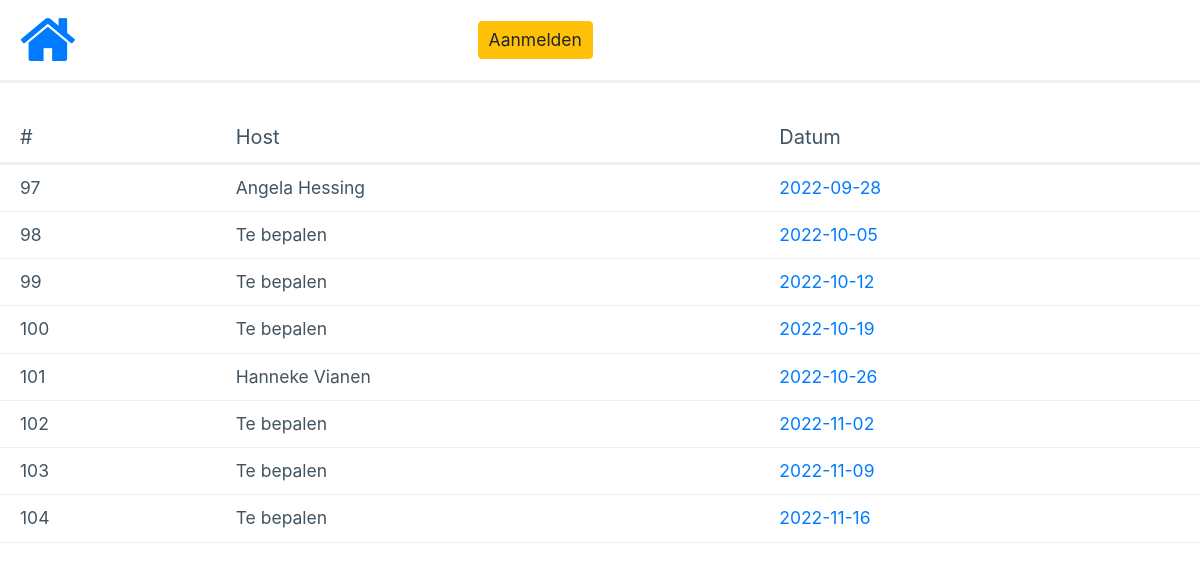
The app's page /events/, older data.
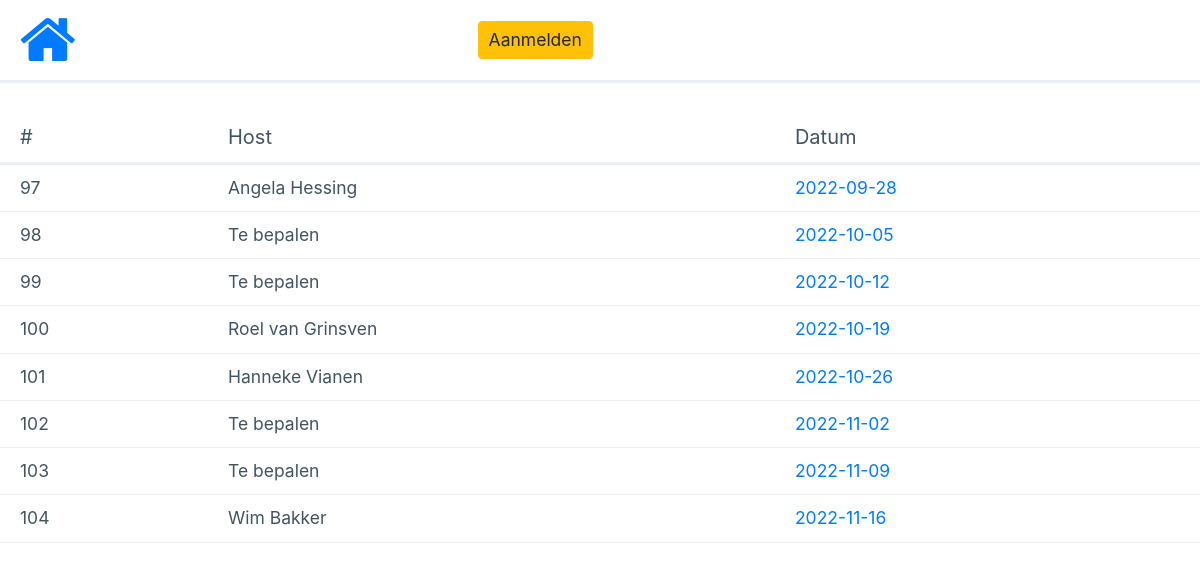
The same page, newer data.
### beatrix/models.py (models this page shows, shortened)
class Flexevent(models.Model):
    id = models.AutoField(primary_key=True)
    event_text = models.CharField(max_length=200)
    pub_date = models.CharField(max_length=35)
    pub_time = models.CharField(max_length=35)
    dagnaam = models.CharField(max_length=35, default='10:00')
    flexhost = models.CharField(max_length=135, default='-')
    lid = models.ManyToManyField(Person,through='Flexlid')  ##, on_delete=models.SET_NULL, null=True)

### beatrix/views.py (the view)
# urls.py: path('events/', AanmeldView.as_view(), name='aanmelden'),
class AanmeldView(ListView):
    template_name='beatrix/aanmeldview.html'
    queryset=Flexevent.objects.all()
    def get_context_data(self, **kwargs):
        x=0
        year=int(date.today().strftime('%Y'))
        month = int(date.today().strftime('%m'))
        volgendemaand=month
        monthend=[0,31,28,31,30,31,30,31,31,30,31,30,31] #jfmamjjasond
        x+=1
        if month <= 12 and x==0: volgendemaand=month+1
        einde=monthend[volgendemaand]
        end=date(year,month,einde)
        beginmonth = 1 #int(date.today().strftime('%m'))
        endmonth = 12 # int(date.today().strftime('%m'))
        monthend=[0,31,28,31,30,31,30,31,31,30,31,30,31] #jfmamjjasond
        einde=monthend[endmonth]
        x=100
        start=date(year,beginmonth,1)
        end=date(year,endmonth,einde)
        start=date(year,beginmonth,1)
        rooster=Flexevent.objects.filter(pub_date__range=[start, end])
        roostergedeeltelijk=Flexevent.objects.filter(pub_date__range=[start, end])[:x]
        print(x,einde)
        context = {
        'rooster': roostergedeeltelijk,
        }
        return context

### beatrix/templates/beatrix/aanmeldview.html (shortened to what this page needs)
{% extends 'base.html' %}
{% block content %}
<form>
{% load static %}
         <table class="datum-table">
              <thead>
                <tr>
                  <th>#</th>
                  <th>Host</th>
                  <th>Datum</th>
                </tr>
              </thead>
                   <tbody>
                     {% for h in rooster %}
                     <tr class="active-row">
                    <td> {{h.id}} </td>
                    <td> {{h.flexhost}} </td>
                             <td><a href="{% url 'vote' h.id %}">{{h.pub_date}}</a></td>
                             {% endfor %}
                         </tr>
                      </tbody>
     </table>
</form>
{% endblock  %}

### templates/base.html (shortened to what this page needs)
<!DOCTYPE html>
<html lang="en">
<head>
{% load i18n %}
    {% load static %}
  <link rel="stylesheet" href="{% static 'css/pico.min.css' %}">
    <link rel="stylesheet" href="{% static 'font_awesome/css/font-awesome.css' %}" />
        <link rel="stylesheet" href="https://maxcdn.bootstrapcdn.com/bootstrap/4.5.2/css/bootstrap.min.css" />
</head>
<body>
<div class="mobile">
<div class="phone">
<div class="phone-mirror">
<table class="beatrix-table">
  <thead>
    <tr>
      <th> <a href="/" class="fa fa-home fa-3x" ></a></th>
      <th> <a href="{% url 'aanmelden' %}" class="btn btn-warning btn-sm" >Aanmelden</a></th>
    </tr>
  </thead>
</table>
    <div id="content">
        {% block content %}
        {% endblock %}
    </div>
</body>
</html>

Row changes from the older to the newer data that the page shows:
changed Flexevent id 100: flexhost "Te bepalen" → "Roel van Grinsven"
changed Flexevent id 104: flexhost "Te bepalen" → "Wim Bakker"
